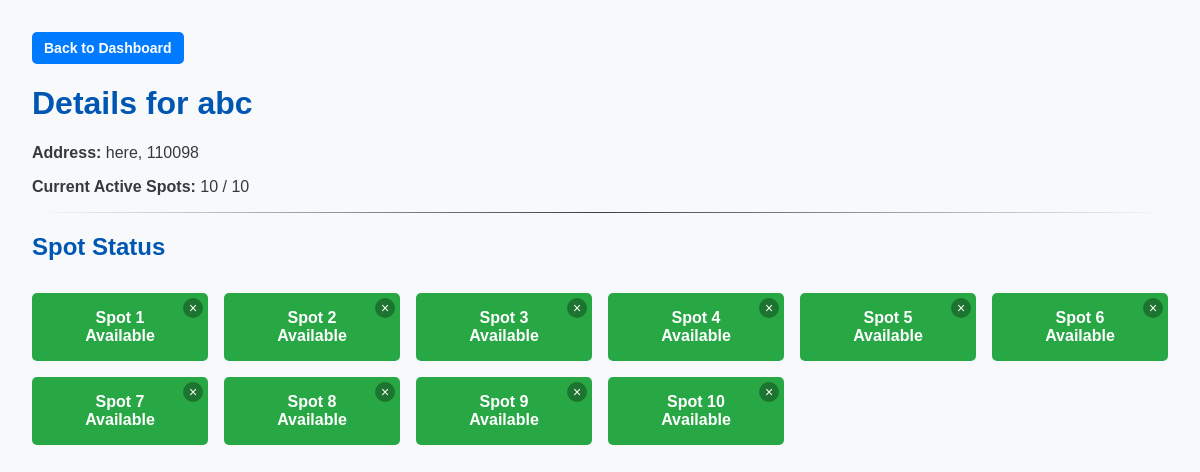
The app's page /admin/lot/3 (signed in), older data.
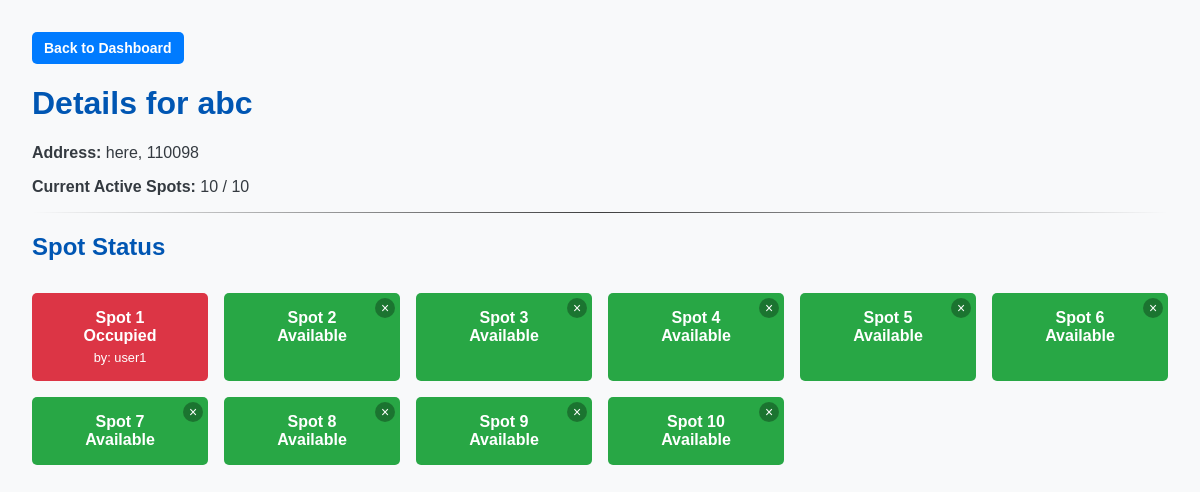
The same page, newer data.
### models/models.py (models this page shows)
class ParkingSpot(db.Model):
    __tablename__ = 'parking_spots'
    id = db.Column(db.Integer, primary_key=True)
    spot_number = db.Column(db.Integer, nullable=False)
    status = db.Column(db.String(1), default='A', nullable=False)
    lot_id = db.Column(db.Integer, db.ForeignKey('parking_lots.id'), nullable=False)
    bookings = db.relationship('Booking', backref='parking_spot', lazy=True)

class User(db.Model):
    __tablename__ = 'users'
    id = db.Column(db.Integer, primary_key=True)
    username = db.Column(db.String(80), unique=True, nullable=False)
    email = db.Column(db.String(120), unique=True, nullable=False)
    password = db.Column(db.String(128), nullable=False)
    is_admin = db.Column(db.Boolean, default=False, nullable=False)
    bookings = db.relationship('Booking', backref='user', lazy=True)

### app.py (the view)
@app.route('/admin/lot/<int:lot_id>')
def view_lot_details(lot_id):
    if not session.get('is_admin'):
        flash("Admin access required.", "error")
        return redirect(url_for('login'))
    lot = ParkingLot.query.get_or_404(lot_id)
    spot_details = []
    for spot in lot.spots:
        detail = {'spot': spot, 'user': None}
        if spot.status == 'O':
            active_booking = Booking.query.filter_by(spot_id=spot.id, check_out_time=None).first()
            if active_booking:
                detail['user'] = User.query.get(active_booking.user_id)
        spot_details.append(detail)
    return render_template('lot_details.html', lot=lot, spot_details=spot_details)

### templates/lot_details.html (shortened to what this page needs)
<!DOCTYPE html>
<html lang="en">
<head>
    <link rel="stylesheet" href="{{ url_for('static', filename='css/styles.css') }}">
    <link rel="stylesheet" href="{{ url_for('static', filename='css/lot_details.css') }}">
</head>
<body>
    <div>
        <a href="{{ url_for('admin_dashboard') }}" class="btn btn-primary"> Back to Dashboard</a>
    </div>
    <h1>Details for {{ lot.name }}</h1>
    <p><strong>Address:</strong> {{ lot.address }}, {{ lot.pincode }}</p>
    <p><strong>Current Active Spots:</strong> {{ spot_details|length }} / {{ lot.capacity }}</p>
    <hr>
    <h2>Spot Status</h2>
    <div class="spot-grid">
        {% for detail in spot_details %}
            <div class="spot {% if detail.spot.status == 'A' %}available{% else %}occupied{% endif %}">
                Spot {{ detail.spot.spot_number }}
                <br>
                {% if detail.user %}
                    <span>Occupied</span>
                    <span class="user-info">by: {{ detail.user.username }}</span>
                {% else %}
                    <span>Available</span>
                    <form action="{{ url_for('delete_spot', spot_id=detail.spot.id) }}" method="POST" style="display:inline;">
                         <button type="submit" class="delete-spot-btn" title="Delete Spot" onclick="return confirm('Are you sure?');">&times;</button>
                    </form>
                {% endif %}
            </div>
        {% else %}
            <p>No spots found for this lot.</p>
        {% endfor %}
    </div>
</body>
</html>

Row changes from the older to the newer data that the page shows:
changed ParkingSpot (number 1 of 10 on the later page): status "A" → "O" (drawn)
now on this page (row unchanged): User: user.username "user1"
Text that changed along with them:
new list line: "Spot Occupied by:"
new list line: "1"
list line gone: "Spot Available ×"
list line gone: "1"
